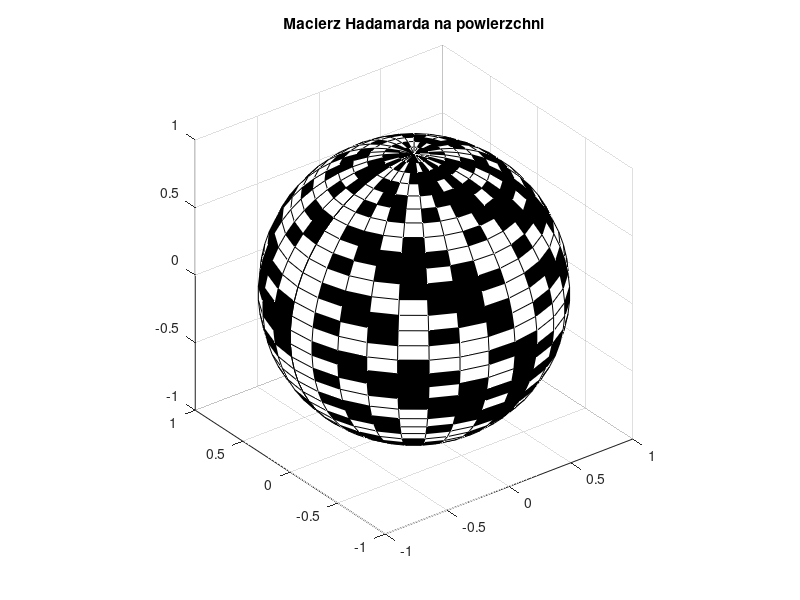

MATLAB code for this plot:
k = 5;
n = 2^k-1;
theta = pi*(-n:2:n)/n;
phi = (pi/2)*(-n:2:n)'/n;
X = cos(phi)*cos(theta);
Y = cos(phi)*sin(theta);
Z = sin(phi)*ones(size(theta));
C = hadamard(2^k);

figure;
surf(X,Y,Z,C);
colormap([0 0 0;1 1 1]);
axis square;
title('Macierz Hadamarda na powierzchni');
